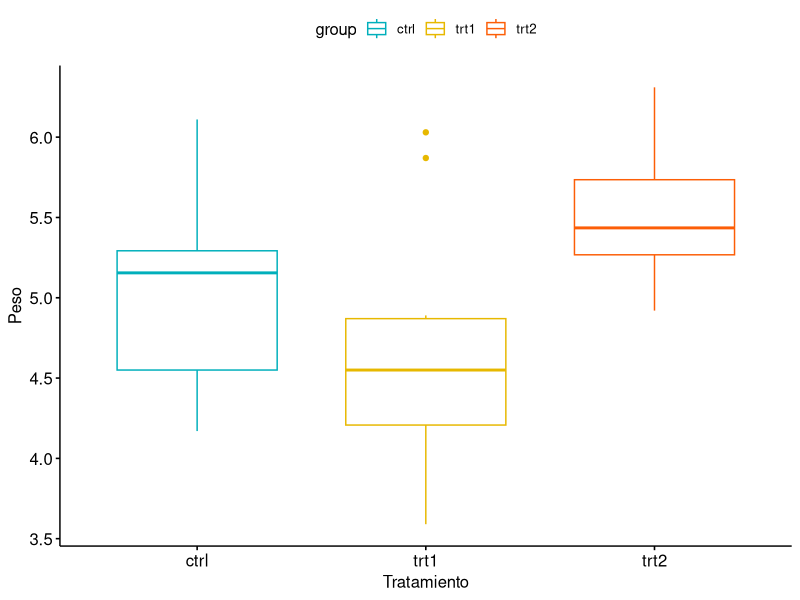
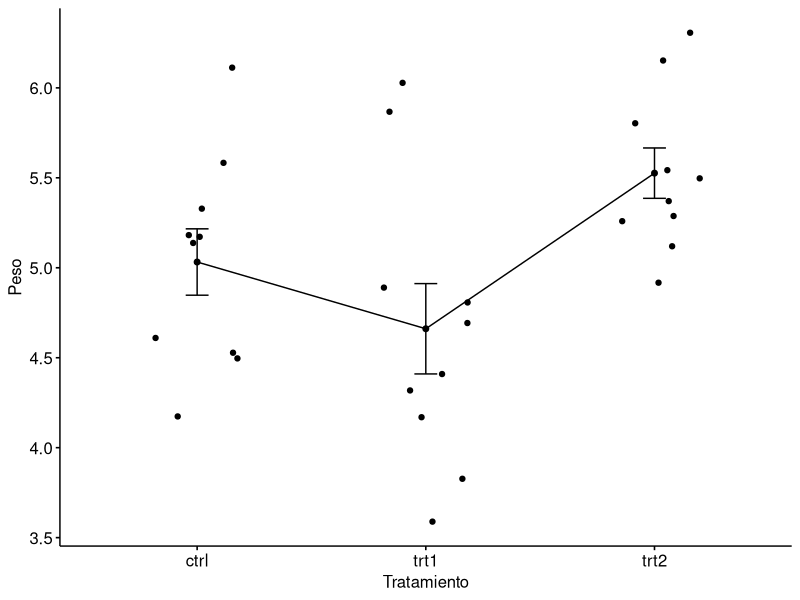
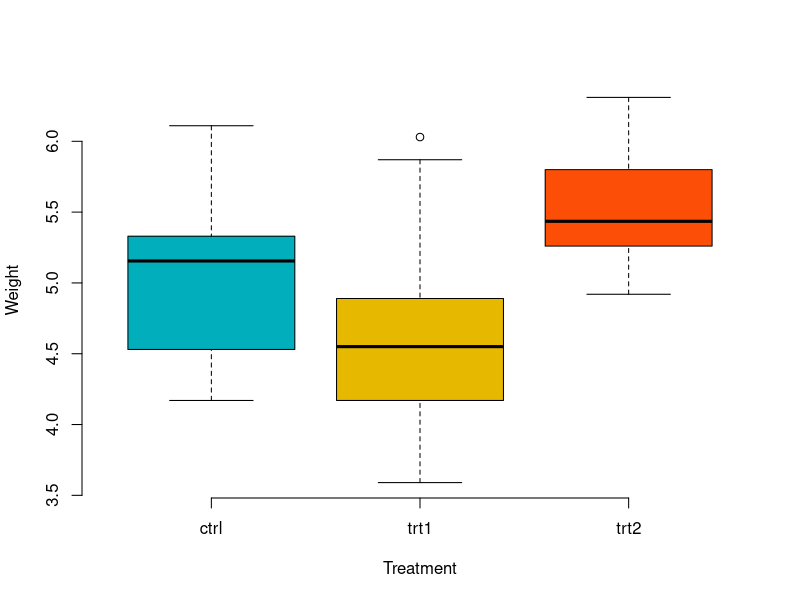
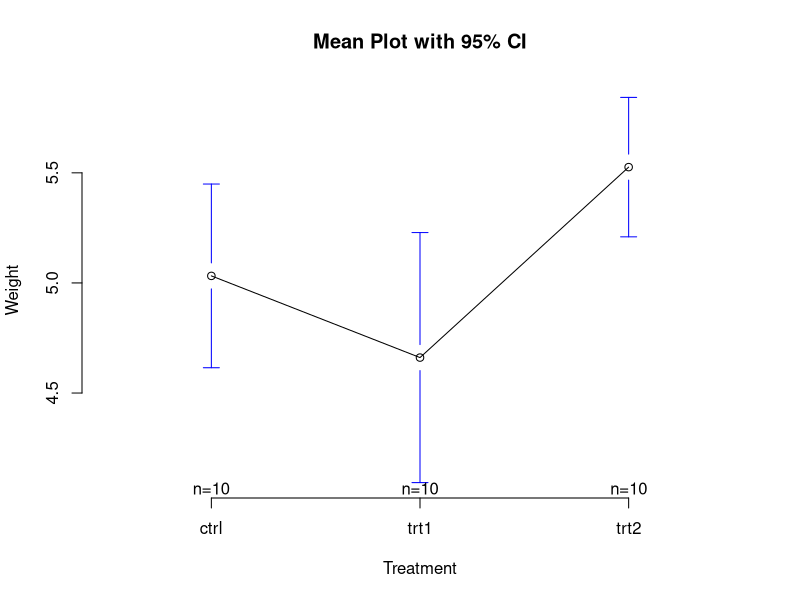

These charts were generated, in order, by the following R code:
####Librerias####
library(tidyverse)
library(ggpubr)
library(rstatix)

#### One-way ANOVA ####

#Usaremos la data construida en R denominada PlantGrowth. Que muestra los pesos de las
#plantas obtenidas durante un control y dos diferentes tratamientos.

my_data<-PlantGrowth

#Revision basica:

#Tomamos una muestra aleatoria:
set.seed(1234)
dplyr::sample_n(my_data,10)

#Nota: En la terminologia de R, la columna "group" es llamada factor y las diferentes
#categorias ("ctr","trt1","trt2")son denominadas niveles de factor. **Estos niveles son 
#ordenados alfabeticamente.

#Mostrar los niveles:

levels(my_data$group)

#Si los niveles no están autimaticamente en el orden correcto, reordenar:

my_data$group <- ordered(my_data$group,
                       levels=c("ctrl","trt1","trt2"))

#Computamos el sumario estadistico por grupos - cantidad, media, sd:

library(dplyr)
group_by(my_data, group) %>%
  summarise(
    count=n(),
    mean=mean(weight, na.rm=TRUE),
    sd = sd(weight, na.rm=TRUE)
  )

#Visualizamos la data:

library(ggpubr)
#Realizaremos Box plots:
#Ploteamos peso por grupo y color por grupo

ggboxplot(my_data, x="group",y="weight",
          color="group", palette=c("#00AFBB","#E7B800","#FC5E07"),
          order = c("ctrl","trt1","trt2"),
          ylab="Peso",xlab="Tratamiento")

#Medianas de Plots:
#Plot de peso por grupos y agregamos barras de error (mean_se),
#otros valores pueden ser, mean_cim mean_iqr,.....

ggline(my_data, x="group",y="weight",
       add=c("mean_se","jitter"),
       order=c("ctrl","trt1","trt2"),
       ylab="Peso",xlab="Tratamiento")

#Si deseamos usar los graficos convencionales de R:

# Box plot
boxplot(weight ~ group, data = my_data,
        xlab = "Treatment", ylab = "Weight",
        frame = FALSE, col = c("#00AFBB", "#E7B800", "#FC4E07"))
# plotmeans
library("gplots")
plotmeans(weight ~ group, data = my_data, frame = FALSE,
          xlab = "Treatment", ylab = "Weight",
          main="Mean Plot with 95% CI") 

#Nosotros deseamos saber si existe una diferencia significativa entre el 
#promedio de pesos entre las plantes en las 3 condiciones experimentales

#La funcion en r `aov()` puede ser usarada para responder esta pregunta.
#La funcion `summary.aov()` es usada para sumarizar el analisis del 
#modelo de varianza.

# Compute el analisis de varianza:

res.aov <- aov(weight ~ group, data = my_data)

# Resumir el analisis

summary(res.aov)

#La salida incluye la columna F valor y Pr(>F) correspondiente
# al p-valor del test. 

#Interpretando el rsultado de One-Way Anova Test

#Como el p-valor es menor que el nivel de significancia 0.05, nosotros
#podemos conluir que existe diferencias significativas entre los
#grupos resaltado con "*" en el modelo del sumario.


#Multiples pares de comparaciones entre las medias de los grupos.

#En un One-Way Anova Test, un significante p-valor indica que algunos de los grupos son
#de medias diferentes, pero nosotros no conocemos cual de grupos es.
#Es posible llevar a cabo una comparación multiple de pares, para determinar
#si la media diferente entre pares de grupoes es estadisticamente significativa.

#Tukey para comparación multiple de pares:

#Como el test de ANOVA es significante, nosotros podemos coutar
# el **Tukey HSD** (Tukey Honest Significant Differences, R function: **TukeyHSD()**) para
#llevar a cabo la comparación multiple de grupos por pares entre las medias de grupos.

#La función `TukeyHD()` toma el ajuste de ANOVA como argumento:

TukeyHSD(res.aov)

#diff: diferencia entre medias de dos grupos.
#lwr, upr: el menor y superior final del punto del intervalo de confianza al 95% (default)
#p adj: p-valor después del ajuste de multile comparacion.
 
#Podemos ver que desde la salida, la unica diferencia entre trt2 y trt2 es signifcante con un ajuste
#del p-valor de 0.012.
